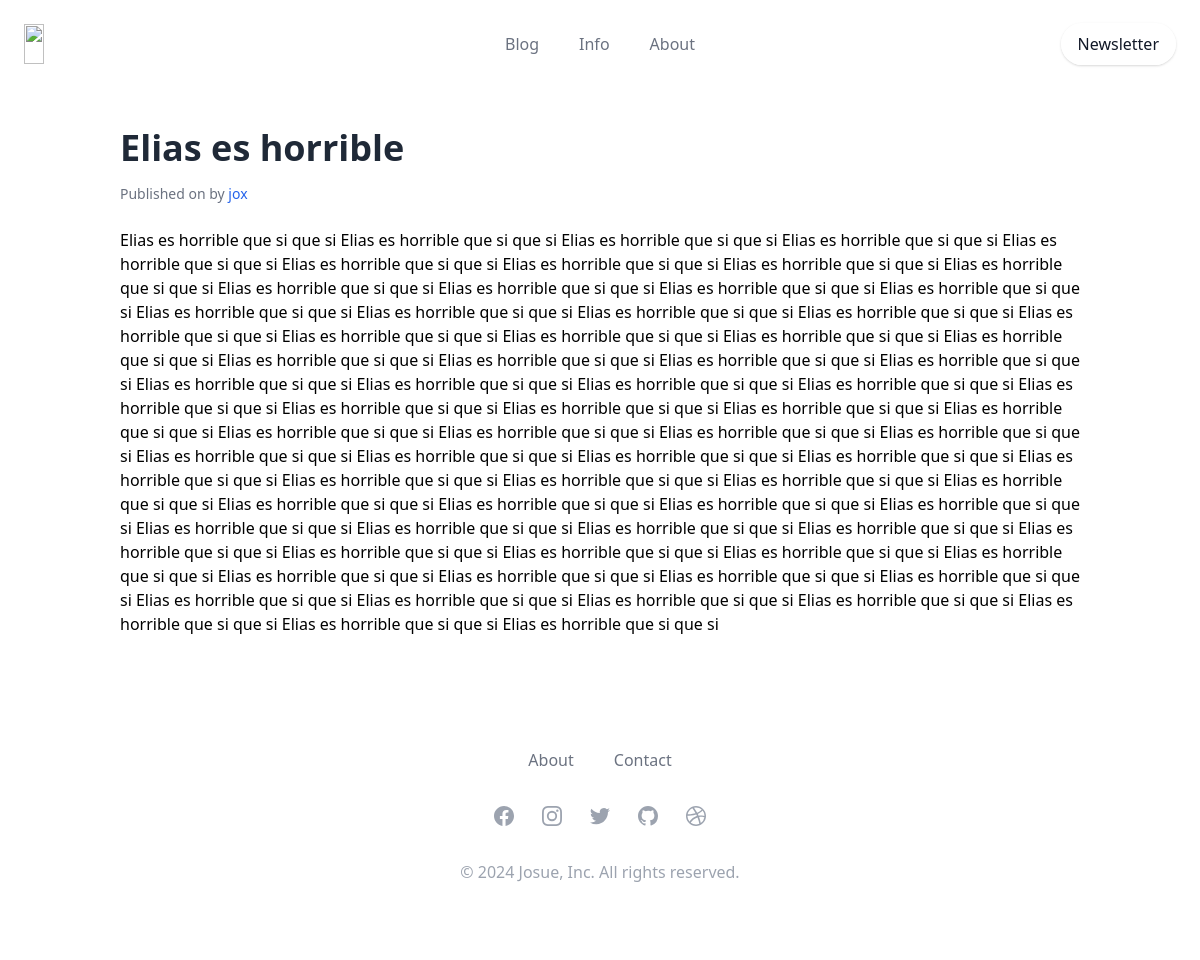
The app's page /blog/4/ with its own data.
### blog/models.py (models this page shows, shortened)
class Post(models.Model):
    title = models.CharField(max_length=250)
    status = models.SmallIntegerField(
        choices=data.BLOG_STATUS,
        default=data.DRAFT
    )
    slug = models.SlugField(max_length=250)
    body = models.TextField()
    author = models.ForeignKey(
        settings.AUTH_USER_MODEL,
        on_delete=models.CASCADE,
        related_name='blog_posts'
    )
    publish_at = models.DateTimeField(default=timezone.now)
    created_at = models.DateTimeField(auto_now_add=timezone.now)
    updated_at = models.DateTimeField(auto_now=timezone.now)
    objects = PostQuerySet.as_manager()
    class Meta:
        ordering = ['-publish_at']
        indexes = [
            models.Index(fields=['-publish_at'])
        ]

### blog/views.py (the view)
# urls.py: path('<int:id>/', views.post_detail, name='post_detail'),
def post_detail(request, id):
    template = 'post/detail.html'
    try:
        post = get_object_or_404(Post, id=id, status=PUBLISHED)
    except:
        raise Http404('No Post found.')
    context = {'post': post}
    return render(request, template, context)

### blog/templates/post/detail.html (shortened to what this page needs)
{% extends "base.html" %}
{% block content %}
<div class="container mx-auto px-4 py-8">
    <h1 class="text-4xl font-bold text-gray-800 mb-4">{{ post.title }}</h1>
    <p class="text-sm text-gray-500 mb-6">
        Published on  by
        <span class="font-medium text-blue-600 hover:text-blue-800">{{ post.author }}</span>
    </p>
    <article class="prose lg:prose-xl max-w-none">
        {{ post.body|linebreaks }}
    </article>
</div>
{% endblock %}

### records on screen
Post: title "Elias es horrible", author "jox", body "Elias es horrible que si que si Elias es horrible que si que si Elias es horrible que si que si Elias es horrible que si que si Elias es horrible que si que si Elias es horrible que si que si Elias es horrible que si que si Elias es horrible que si que si Elias es horrible que si que si Elias es horrible que si que si Elias es horrible que si que si Elias es horrible que si que si Elias es horrible que si que si Elias es horrible que si que si Elias es horrible que si que si Elias es horrible que si que si Elias es horrible que si que si Elias es horrible que si que si Elias es horrible que si que si Elias es horrible que si que si Elias es horrible que si que si Elias es horrible que si…"
